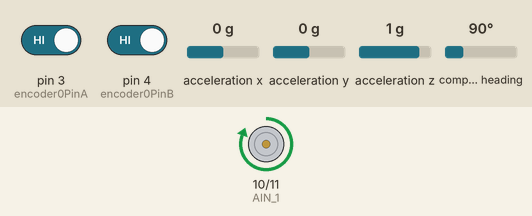
Recording of a sketch running on a simulated Arduino Uno, built with avr-gcc and run on an emulated ATmega328P. Parts: motor-driver pin pairs drawn as motors (green arrow = first pin HIGH = forward, orange = second pin HIGH = backward, longer = more drive). The test bench sets the inputs (shaded band); at power-on: pin 3 (encoder0PinA) HIGH, pin 4 (encoder0PinB) HIGH, acceleration x 0 g, acceleration y 0 g, acceleration z 1 g, compass heading 90°. What the sketch prints to the serial monitor is not drawn.

Above: at 0.4 s.
Timing chart, 0 to 1.9 s (numbered marks = the images above):
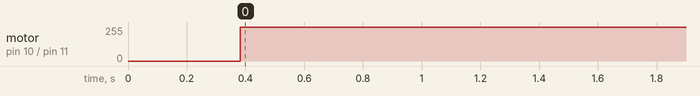

The sketch:

motor.ino
```cpp
#include <Wire.h>
#include <Adafruit_Sensor.h>
#include <Adafruit_BNO055.h>
#include <utility/imumaths.h>

#define BNO055_SAMPLERATE_DELAY_MS (100)

Adafruit_BNO055 bno = Adafruit_BNO055(55);

float val;
int encoder0PinA = 3;
int encoder0PinB = 4;
int encoder0Pos = 0;
int encoder0PinALast = LOW;
int n = LOW;

volatile unsigned long leftCount = 0;
volatile unsigned long rightCount = 0;

int AIN_1 = 10;
int AIN_2 = 11;
int MAX_PWM_VOLTAGE = 255;

String inString = "";

void setup()
{
  pinMode(AIN_1, OUTPUT);
  pinMode(AIN_2, OUTPUT);

  pinMode (encoder0PinA, INPUT);
  pinMode (encoder0PinB, INPUT);

  Serial.begin (9600);
  Serial.println("Orientation Sensor Test"); Serial.println("");
  if(!bno.begin())
  {
    /* There was a problem detecting the BNO055 ... check your connections */
    Serial.print("Ooops, no BNO055 detected ... Check your wiring or I2C ADDR!");
    while(1);
  }

  delay(50);

  /* Display some basic information on this sensor */
  displaySensorDetails();

  /* Optional: Display current status */
  displaySensorStatus();

  bno.setExtCrystalUse(true);
}

void loop()
{
  sensors_event_t event;
  bno.getEvent(&event);

  /* Display the floating point data */

  Serial.print(event.orientation.x, 4);
  Serial.print(",");
  Serial.print(event.orientation.y, 4);
  Serial.print(",");
  Serial.print(event.orientation.z, 4);

  /* Optional: Display calibration status */


  /* Optional: Display sensor status (debug only) */
  //displaySensorStatus();

  /* New line for the next sample */
  Serial.println("");

  /* Wait the specified delay before requesting nex data */
  delay(BNO055_SAMPLERATE_DELAY_MS);
  n = digitalRead(encoder0PinA);
  if ((encoder0PinALast == LOW) && (n == HIGH))
  {
    if (digitalRead(encoder0PinB) == LOW)
    {
      encoder0Pos--;
    }
    else
    {
      encoder0Pos++;
    }
    encoder0Pos = abs(encoder0Pos);

  }
  encoder0PinALast = n;
  while(1)
  {
    if(encoder0Pos<280)

      break;

    digitalWrite(AIN_2,1);

    analogWrite(AIN_1,255);

  }

  digitalWrite(AIN_2,0);

  digitalWrite(AIN_1,255);


  if (encoder0Pos == 805)
  {
    encoder0Pos = 0;
  }
}

void displaySensorDetails(void)
{
  sensor_t sensor;
  bno.getSensor(&sensor);
  Serial.println("------------------------------------");
  Serial.print  ("Sensor:       "); Serial.println(sensor.name);
  Serial.print  ("Driver Ver:   "); Serial.println(sensor.version);
  Serial.print  ("Unique ID:    "); Serial.println(sensor.sensor_id);
  Serial.print  ("Max Value:    "); Serial.print(sensor.max_value); Serial.println(" xxx");
  Serial.print  ("Min Value:    "); Serial.print(sensor.min_value); Serial.println(" xxx");
  Serial.print  ("Resolution:   "); Serial.print(sensor.resolution); Serial.println(" xxx");
  Serial.println("------------------------------------");
  Serial.println("");
  delay(10);
}

void displaySensorStatus(void)
{
  /* Get the system status values (mostly for debugging purposes) */
  uint8_t system_status, self_test_results, system_error;
  system_status = self_test_results = system_error = 0;
  bno.getSystemStatus(&system_status, &self_test_results, &system_error);

  /* Display the results in the Serial Monitor */
  Serial.println("");
  Serial.print("System Status: 0x");
  Serial.println(system_status, HEX);
  Serial.print("Self Test:     0x");
  Serial.println(self_test_results, HEX);
  Serial.print("System Error:  0x");
  Serial.println(system_error, HEX);
  Serial.println("");
  delay(10);
}
void displayCalStatus(void)
{
  /* Get the four calibration values (0..3) */
  /* Any sensor data reporting 0 should be ignored, */
  /* 3 means 'fully calibrated" */
  uint8_t system, gyro, accel, mag;
  system = gyro = accel = mag = 0;
  bno.getCalibration(&system, &gyro, &accel, &mag);

  /* The data should be ignored until the system calibration is > 0 */
  Serial.print("\t");
  if (!system)
  {
    Serial.print("! ");
  }

  /* Display the individual values */
  Serial.print("Sys:");
  Serial.print(system, DEC);
  Serial.print(" G:");
  Serial.print(gyro, DEC);
  Serial.print(" A:");
  Serial.print(accel, DEC);
  Serial.print(" M:");
  Serial.print(mag, DEC);
}
```

Measured:
- by itself, motor on pin 10 (AIN_1) / pin 11 (AIN_2): stopped → forward 255/255 at 0.38 s
